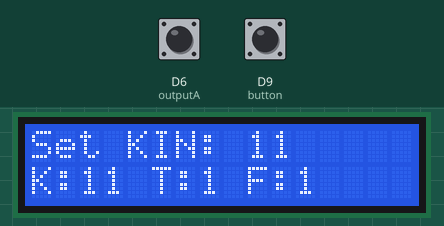
This sketch was run on a simulated Arduino Uno R4 WiFi. Shown: 16×2 character LCD. Inputs (shaded band) come from the test bench; at power-on: D9 (button) HIGH, D6 (outputA) HIGH. WiFi joins after 1.5 s; servers stay silent unless stated; uploads are accepted with an empty reply; what the sketch prints to the serial monitor is not drawn.

Above: at 14.7 s.
14.8 s: D9 (button) pulled LOW for 0.15 s
At 16.0 s:
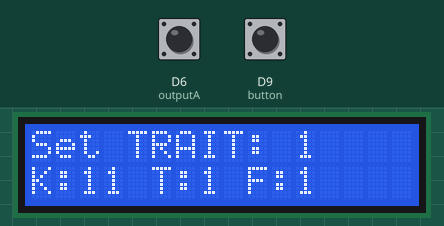
16.5 s: D9 (button) pulled LOW for 1 s
At 17.2 s:
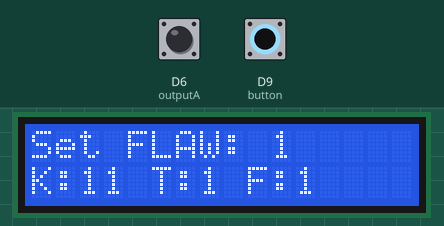
19.0 s: D9 (button) pulled LOW for 0.15 s
At 19.88 s:
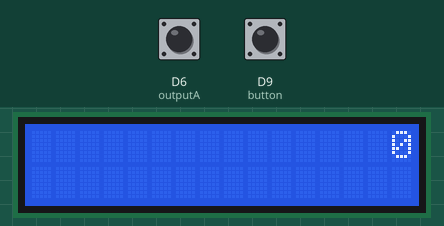
Timing chart, 0 to 22.0 s (numbered marks = the images above; inputs shaded):
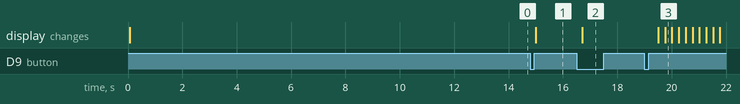

Measured:
- after the input at 14.8 s, the display: changes after 0.21 s (image 1)
- after the input at 16.5 s, the display: changes after 0.21 s (image 2)
- after the input at 19.0 s, the display: first changes after 0.51 s (image 3 shows a later state)

The sketch:

labyrinth.ino
```cpp
/**
 * @file sketch.ino
 *
 * This Arduino sketch connects to Wi-Fi and sends a request to the OpenAI API
 * to generate a pattern for the built-in LED matrix. It then displays the pattern
 * on the LED matrix.
 *
 * Before using:
 * - Enter your Wi-Fi SSID and password.
 * - Create an OpenAI API key and enter it in the code.
 */

// To use ArduinoGraphics APIs, please include BEFORE Arduino_LED_Matrix
// #include "ArduinoGraphics.h"
#include "WiFiS3.h"
#include "WiFiSSLClient.h"
#include "IPAddress.h"
#include "ArduinoJson.h"
#include <LiquidCrystal.h>

// wifi credentials and openai api key
#include "secrets.h"

// WiFi credentials
// char ssid[] = SECRET_SSID;  // your network SSID (name)
// char pass[] = SECRET_PASS;  // your network password (use for WPA, or use as key for WEP)

int status = WL_IDLE_STATUS;
char server[] = "api.openai.com";

WiFiSSLClient client;

String userRequest = "";

const String kins[] = {"Dwarf", "Fiery", "Goblin", "Human", "Knight of Yore", "Horned Beast", "Worm"};
const String traits[] = {"Lifting and pushing", "Singing and dancing", "Sneaking and hiding", "Listening and spotting", "Endurance and bravery", "Running and jumping"};
const String flaws[] = {"Blunt", "Forgetful", "Coward", "Naive", "Overconfident", "Selfish"};

// setup LCD display (liquid crystal)
const int rs = 12, en = 11, d4 = 5, d5 = 4, d6 = 3, d7 = 2;
LiquidCrystal lcd(rs, en, d4, d5, d6, d7);

// define/setup rotary encoder
#define outputA 6 /* pin */
#define outputB 7 /* pin */
const int button = 9/* pin */;

int counter = 0;
int CurrentState;
int LastState;
int buttonState;

int colors[3] = {11, 1, 1}; // R, G, B values
int currentSelection = 0;   // 0 = Red, 1 = Green, 2 = Blue


void setup() {
  // set up the LCD's number of columns and rows:
  lcd.begin(16, 2);
  // Print a message to the LCD.
  pinMode (outputA,INPUT);
  pinMode (outputB,INPUT);
  pinMode(button, INPUT_PULLUP);

  Serial.begin (9600);
  // Reads the initial state of the outputA
  LastState = digitalRead(outputA);
  updateLCD();

  delay(2000);

  Serial.println("Connecting to wifi");
  // check for the WiFi module:
  if (WiFi.status() == WL_NO_MODULE) {
    Serial.println("Communication with WiFi module failed!");
    // don't continue
    while (true);
  }

  String fv = WiFi.firmwareVersion();
  if (fv < WIFI_FIRMWARE_LATEST_VERSION) {
    Serial.println("Please upgrade the firmware");
  }

  // attempt to connect to WiFi network:
  while (status != WL_CONNECTED) {
    Serial.print("Attempting to connect to SSID: ");
    Serial.println(WIFI_SSID);
    // status = WiFi.begin(ssid, pass);
    status = WiFi.begin(WIFI_SSID, WIFI_PASSWORD);
    delay(10000);  // wait 10 seconds for connection
  }

  printWifiStatus();


}


String getOpenAIResponse(int kinIndex, int traitIndex, int flawIndex) {
  WiFiSSLClient client;
  String response = "";

  kinIndex = encode(kinIndex);
  traitIndex -= 1;
  flawIndex -= 1;

  Serial.println(kins[kinIndex]);
  Serial.println(kinIndex);
  // Construct the message content
  String content = "Generate a 1 sentence description of a character in the Labyrinth game for the " +
                   kins[kinIndex] + " with the trait of " + traits[traitIndex] +
                   " and flaw of " + flaws[flawIndex];
  Serial.println(content);


  // Build JSON payload using ArduinoJson
  StaticJsonDocument<512> doc;

  doc["model"] = "gpt-4-1106-preview";
  doc["max_tokens"] = 2000;

  JsonArray messages = doc.createNestedArray("messages");
  JsonObject userMessage = messages.createNestedObject();
  userMessage["role"] = "user";
  userMessage["content"] = content;

  String requestBody;
  serializeJson(doc, requestBody);
  Serial.println("Sending request:");
  Serial.println(requestBody);

  // Connect to OpenAI API
  if (client.connect("api.openai.com", 443)) {
    Serial.println("Connected to OpenAI API server");

    // Send HTTP POST request
    client.println("POST /v1/chat/completions HTTP/1.1");
    client.println("Host: api.openai.com");
    // client.println("Authorization: Bearer " + String(openai_api_key));
    client.println("Authorization: Bearer " + String(OPEN_AI_KEY));
    client.println("Content-Type: application/json");
    client.print("Content-Length: ");
    client.println(requestBody.length());
    client.println(); // end of headers
    client.println(requestBody); // send body

    // Read response
    while (client.connected()) {
      while (client.available()) {
        char c = client.read();
        response += c;
      }
    }
    // client.stop();

    // Serial.println("response complete!");
    // Serial.println(response);
    return response;


  } else {
    Serial.println("Failed to connect to OpenAI API server");
    return "Connection failed.";
  }
}

String getDescription(const String& response) {
  int contentIndex = response.indexOf("\"content\": \"");
  if (contentIndex != -1) {
    int start = contentIndex + 11; // move past the "content": "
    int end = response.indexOf("\"", start);

    if (end != -1) {
      String description = response.substring(start, end);
      Serial.println(description);  // Just print the clean reply
      return description;
    }
  }

  Serial.println("Failed to extract content from response.");
  return "Error: No content found.";
}


void loop() {
  // Read encoder state
  CurrentState = digitalRead(outputA);
  if (CurrentState != LastState) {
    if (digitalRead(outputB) != CurrentState) {
      if (currentSelection == 0) {
        colors[currentSelection] = max(11, colors[currentSelection] - 1);
      } else {
        colors[currentSelection] = max(1, colors[currentSelection] - 1);
      }
    } else {
      if (currentSelection == 0) {
        colors[currentSelection] = min(65, colors[currentSelection] + 1);
      } else {
        colors[currentSelection] = min(6, colors[currentSelection] + 1);
      }
    }
    updateLCD();
  }
  LastState = CurrentState;

  // Button press to move to next color
  if (digitalRead(button) == LOW) {
    delay(200); // Debounce delay
    currentSelection++;
    if (currentSelection > 2) {
      currentSelection = 0; // Reset to red
      String response = getOpenAIResponse(colors[0], colors[1], colors[2]);
      Serial.println("response success!");
      int contentIndex = response.indexOf("content") + 11;
      Serial.println(contentIndex);
      int end = response.indexOf("\"", contentIndex);
      Serial.println(end);
      String description = response.substring(contentIndex, end);
      Serial.println(description);
      // applyColor(); // Apply color to LED
      updateLCD(description);
    }
    updateLCD();
    while (digitalRead(button) == LOW); // Wait for release
  }

}

void printWifiStatus() {
  // print the SSID of the network you're attached to:
  Serial.print("SSID: ");
  Serial.println(WiFi.SSID());

  // print your board's IP address:
  IPAddress ip = WiFi.localIP();
  Serial.print("IP Address: ");
  Serial.println(ip);

  // print the received signal strength:
  long rssi = WiFi.RSSI();
  Serial.print("signal strength (RSSI):");
  Serial.print(rssi);
  Serial.println(" dBm");
}

int encode(int value) {
  if (value == 16 || value == 26 || value == 36 || value == 46 || value == 56) return 6;
  else if (value >= 11 && value <= 16) return 0;
  else if (value >= 21 && value <= 26) return 1;
  else if (value >= 31 && value <= 36) return 2;
  else if (value >= 41 && value <= 46) return 3;
  else if (value >= 51 && value <= 56) return 4;
  else if (value >= 61 && value <= 65) return 5;
  else return 0; // Invalid input
}

void updateLCD() {
  lcd.clear();
  switch (currentSelection) {
    case 0: lcd.print("Set KIN: "); break;
    case 1: lcd.print("Set TRAIT: "); break;
    case 2: lcd.print("Set FLAW: "); break;
  }
  lcd.print(colors[currentSelection]);
  lcd.setCursor(0, 1);
  lcd.print("K:");
  lcd.print(colors[0]);
  lcd.print(" T:");
  lcd.print(colors[1]);
  lcd.print(" F:");
  lcd.print(colors[2]);
}

void updateLCD(String description) {
  lcd.clear();
  const int displayWidth = 16;
  String padding = "                "; // 16 spaces
  String scrollText = padding + description + padding;

  unsigned long startTime = millis();
  while (millis() - startTime < 30000) {
    for (int i = 0; i <= scrollText.length() - displayWidth; i++) {
      lcd.setCursor(0, 0);
      lcd.print(scrollText.substring(i, i + displayWidth));
      delay(250);  // Adjust this value for faster or slower scrolling
      // if (millis() - startTime >= 60000) break;
    }
  }
  updateLCD();
}
```

secrets.h
```cpp
#ifndef SECRETS_H
#define SECRETS_H

const char* WIFI_SSID = "iot wifi name";
const char* WIFI_PASSWORD = "iot wifi password";

const char* OPEN_AI_KEY = "your open ai key";

#endif
```
